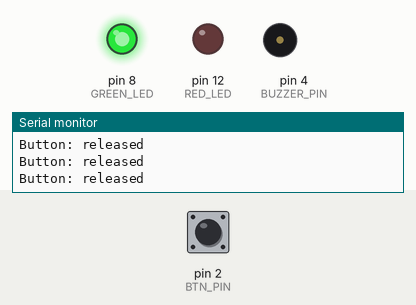
Bench run of a sketch on a simulated Arduino Uno, built with avr-gcc and run on an emulated ATmega328P. Shown: output pins drawn as LEDs (lit = HIGH), buzzer (waves = sounding), the last lines printed to the serial monitor. The inputs (shaded band) are chosen by the test bench; at power-on: pin 2 (BTN_PIN) HIGH.

Above: at 1.2 s.
1.3 s: pin 2 (BTN_PIN) pulled LOW for 0.15 s
At 1.4 s:
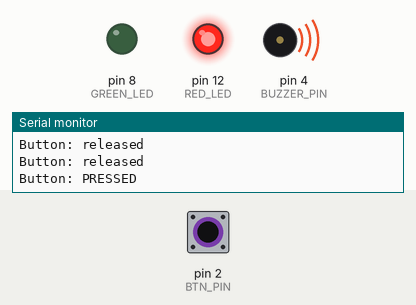
3.0 s: pin 2 (BTN_PIN) pulled LOW for 3.2 s
At 7.5 s:
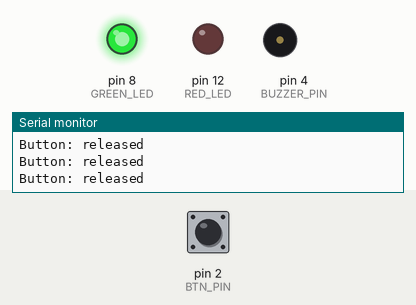
Timing chart, 0 to 9.0 s (numbered marks = the images above; inputs shaded):
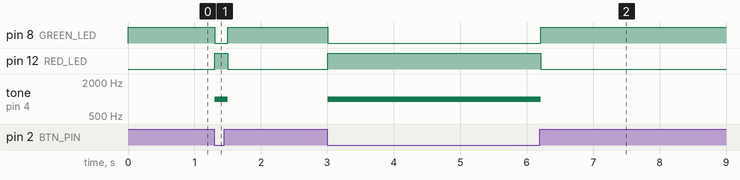

Measured:
- after the input at 1.3 s, pin 8 (GREEN_LED): HIGH → LOW at once, → HIGH 0.20 s later; pin 12 (RED_LED): LOW → HIGH at once, → LOW 0.20 s later; tone on pin 4 (BUZZER_PIN): silent → 1000 Hz at once, → silent 0.20 s later
- after the input at 3.0 s, pin 8 (GREEN_LED): HIGH → LOW at once, → HIGH 3.2 s later; pin 12 (RED_LED): LOW → HIGH at once, → LOW 3.2 s later; tone on pin 4 (BUZZER_PIN): silent → 1000 Hz at once, → silent 3.2 s later

The sketch:

Day25_Outputs_Test.ino
```cpp
// Day 25 - Stage 2: test the outputs and the button alone
// Green LED pin 8, red LED pin 12, buzzer pin 4, button pin 2.
const int BTN_PIN    = 2;
const int BUZZER_PIN = 4;
const int GREEN_LED  = 8;
const int RED_LED    = 12;

void setup() {
  pinMode(GREEN_LED, OUTPUT);
  pinMode(RED_LED, OUTPUT);
  pinMode(BTN_PIN, INPUT_PULLUP);
  Serial.begin(9600);
}

void loop() {
  bool pressed = (digitalRead(BTN_PIN) == LOW);
  digitalWrite(GREEN_LED, pressed ? LOW : HIGH);   // green on while idle
  digitalWrite(RED_LED, pressed ? HIGH : LOW);     // red on while pressed
  if (pressed) tone(BUZZER_PIN, 1000);             // beep while pressed
  else noTone(BUZZER_PIN);
  Serial.println(pressed ? "Button: PRESSED" : "Button: released");
  delay(100);
}
```
